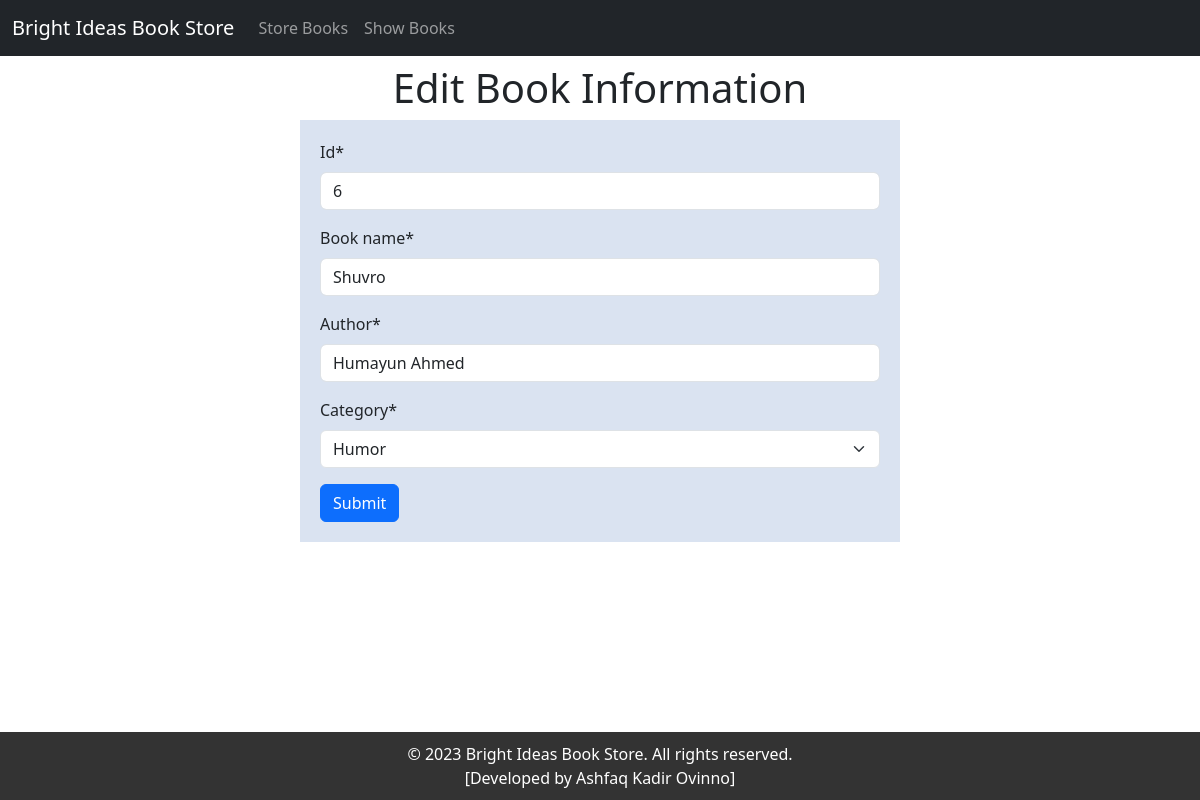
The page /edit_books/6 on the database its author committed.
### book/models.py (models this page shows)
class BookStoreModel(models.Model):
    CATEGORY = (
        ('Mystery', 'Mystery'),
        ('Thriller', 'Thriller'),
        ('Sci-Fi', 'Sci-Fi'),
        ('Humor', 'Humor'),
        ('Horror', 'Horror'),
    )
    id = models.IntegerField(primary_key=True)
    book_name = models.CharField(max_length=30)
    author = models.CharField(max_length=30)
    category = models.CharField(max_length=30, choices=CATEGORY)
    first_pub = models.DateTimeField(auto_now_add=True) # first entry
    last_pub = models.DateTimeField(auto_now=True) # edited entry

### book/views.py (the view)
# urls.py: path('edit_books/<int:pk>', BookUpdateView.as_view(), name='edit_book'),
class BookUpdateView(UpdateView):
    model = BookStoreModel
    template_name = 'edit_book.html'
    form_class = BookStoreForm
    pk_url_kwarg = 'pk'
    success_url = reverse_lazy('show_book')

### book/forms.py
class BookStoreForm(forms.ModelForm):
    class Meta:
        model = BookStoreModel
        fields = ['id', 'book_name', 'author', 'category']

### book/templates/edit_book.html (shortened to what this page needs)
{% extends 'base.html' %}
{% load crispy_forms_tags %}
{% block content %}
<div style="width: 50%; margin: auto; text-align: center">
  <h1><h1>Edit Book Information</h1></h1>
</div>
<div
  style="
    width: 50%;
    height: 100%;
    margin: auto;
    background: rgb(218, 227, 241);
    padding: 20px;
  "
>
  <form method="POST">
    {% csrf_token %} {{form|crispy}}
    <button class="btn btn-primary" type="submit">Submit</button>
  </form>
</div>
{% endblock %}

### rows shown on the page
BookStoreModel: id "6", book_name "Shuvro", author "Humayun Ahmed", category "Humor"
